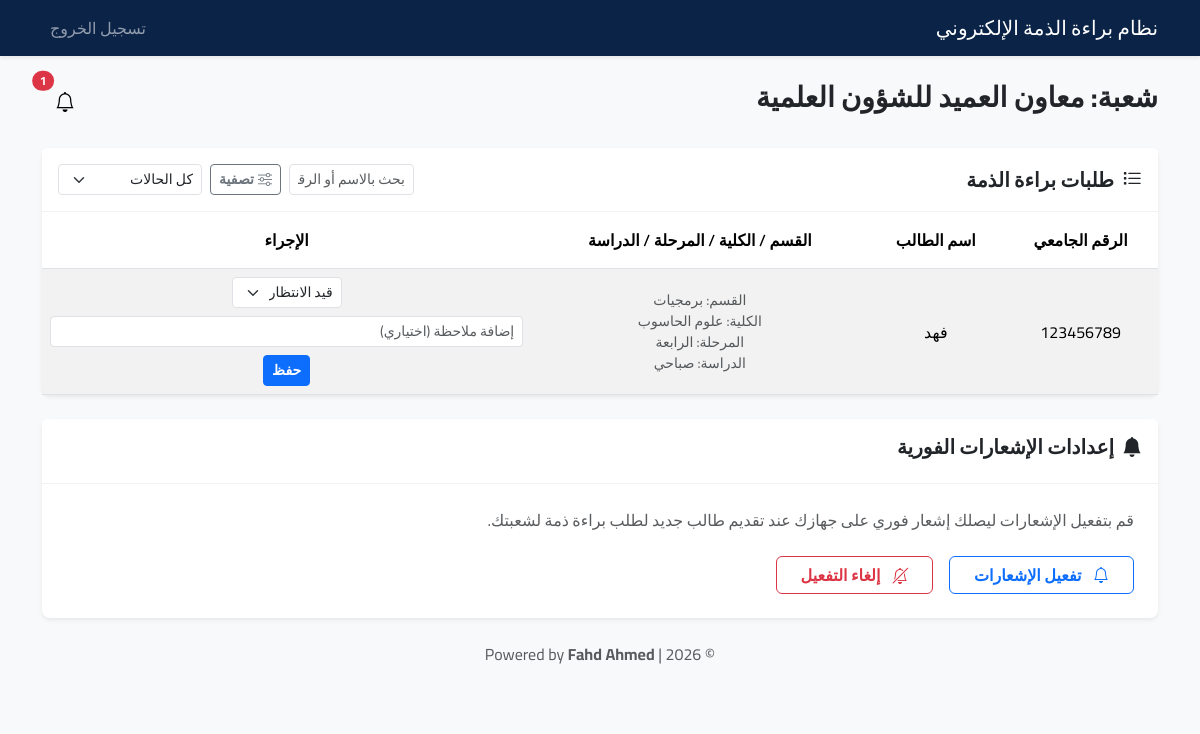
The app's page /section_head (signed in) with its own data.
### app/models.py (models this page shows, shortened)
class User(db.Model, UserMixin):
    id = db.Column(db.Integer, primary_key=True)
    university_id = db.Column(db.String(20), unique=True, nullable=True)  # الرقم الجامعي (خاص بالطلاب)
    username = db.Column(db.String(50), unique=True, nullable=True)       # اسم المستخدم (للموظفين والمدراء)
    email = db.Column(db.String(120), unique=True, nullable=True)         # البريد الإلكتروني
    password_hash = db.Column(db.String(255), nullable=False)             # كلمة المرور المشفرة
    role = db.Column(db.String(20), nullable=False)  # دور المستخدم: 'student', 'system_admin', 'section_head'
    full_name = db.Column(db.String(100), nullable=True) # الاسم الكامل (للعرض فقط)
    department = db.Column(db.String(100), nullable=True) # الشعبة (للموظفين والطلاب)
    college = db.Column(db.String(100), nullable=True)    # الكلية (للطلاب)
    stage = db.Column(db.String(50), nullable=True)       # المرحلة الدراسية (للطلاب)
    study_type = db.Column(db.String(50), nullable=True)  # نوع الدراسة: صباحي/مسائي (للطلاب)
    created_at = db.Column(db.DateTime, default=datetime.utcnow) # تاريخ إنشاء الحساب

class ClearanceStatus(db.Model):
    id = db.Column(db.Integer, primary_key=True)
    student_id = db.Column(db.Integer, db.ForeignKey('user.id'), nullable=False) # معرف الطالب
    department = db.Column(db.String(100), nullable=False)  # اسم الشعبة المعنية بالموافقة
    status = db.Column(db.String(20), default='pending')  # الحالة: pending (قيد الانتظار), approved (موافق), rejected (مرفوض)
    comment = db.Column(db.Text, nullable=True) # ملاحظات مسؤول الشعبة
    updated_at = db.Column(db.DateTime, default=datetime.utcnow) # تاريخ آخر تحديث
    student = db.relationship('User', backref='clearance_statuses')

### app/routes/__init__.py (the view)
@main_routes.route('/section_head')
@login_required
def section_head():
    if current_user.role != 'section_head':
        return redirect(url_for('main.login'))
    query = ClearanceStatus.query.filter_by(department=current_user.department)
    if current_user.college:
        query = query.join(User, ClearanceStatus.student_id == User.id).filter(User.college == current_user.college)
    records = query.all()
    form = UpdateStatusForm()
    return render_template(
        'section_head.html',
        records=records,
        form=form,
        vapid_public_key=current_app.config.get('VAPID_PUBLIC_KEY')
    )

### app/forms.py
class UpdateStatusForm(FlaskForm):
    status = StringField('الحالة الجديدة', validators=[DataRequired()])
    comment = StringField('ملاحظة', validators=[Length(max=200)])
    submit = SubmitField('تحديث الحالة')

### app/__init__.py (called while the page is built)
def format_local_time(utc_dt):
    if not utc_dt:
        return ""
    local_dt = utc_dt + timedelta(hours=3)
    return local_dt.strftime('%Y-%m-%d %H:%M')

def create_app():
    root = os.path.abspath(os.path.join(os.path.dirname(__file__), '..'))
    app = Flask(
        __name__,
        static_folder=os.path.join(root, 'static'),
        static_url_path=''
    )
    app.config.from_object('config')
    app.config['SECRET_KEY'] = '4a8a6021f1e313a3f4e1f7d2f9d7c8c8b6a3e1d1f2a3a1b5'
    app.config['SQLALCHEMY_DATABASE_URI'] = 'mysql+pymysql://root:@localhost/clearance_db'
    db.init_app(app)
    login_manager.init_app(app)
    csrf.init_app(app)  # تفعيل حماية CSRF
    mail.init_app(app)
    login_manager.login_view = 'main.login'
    @login_manager.user_loader
    def load_user(user_id):
        return User.query.get(int(user_id))
    app.register_blueprint(main_routes)
    app.jinja_env.filters['local_time'] = format_local_time
    @app.context_processor
    def inject_now():
        return {'now': datetime.utcnow()}
    return app

### app/templates/section_head.html (shortened to what this page needs)
{% extends "base.html" %}
{% block content %}
<div class="d-flex justify-content-between align-items-center mb-4">
    <h3>شعبة: {{ current_user.username }}</h3>
    <div class="d-flex align-items-center">
        <div class="dropdown d-inline-block ms-3">
            <button class="btn btn-light position-relative" type="button" id="notificationDropdown"
                data-bs-toggle="dropdown" aria-expanded="false">
                <i class="bi bi-bell fs-5"></i>
                {% set unread = current_user.notifications|selectattr('is_read','equalto',False)|list|length %}
                {% if unread > 0 %}
                <span
                    class="badge bg-danger rounded-pill position-absolute top-0 start-100 translate-middle notification-count">{{
                    unread }}</span>
                {% endif %}
            </button>
        </div>
    </div>
</div>
<div class="card mt-3 border-0 shadow-sm">
    <div class="card-header bg-white py-3">
        <div class="d-flex justify-content-between align-items-center flex-wrap gap-2">
            <h5 class="card-title mb-0 fw-bold">
                <i class="bi bi-list-task me-2"></i>طلبات براءة الذمة
            </h5>
            <div class="d-flex gap-2 align-items-center">
                <input type="text" id="record-search" class="form-control form-control-sm"
                    onkeyup="filterTable()" placeholder="بحث بالاسم أو الرقم الجامعي...">
                <button class="btn btn-sm btn-outline-secondary d-flex align-items-center gap-1"
                        type="button" data-bs-toggle="collapse" data-bs-target="#advanced-filters">
                    <i class="bi bi-sliders"></i> تصفية
                </button>
                <select id="status-filter" class="form-select form-select-sm" onchange="filterTable()">
                    <option value="">كل الحالات</option>
                </select>
            </div>
        </div>
    </div>
    <div class="card-body p-0">
        <div class="table-responsive">
            <table class="table table-striped align-middle text-center mb-0">
                <thead class="bg-light">
                    <tr>
                        <th class="py-3">الرقم الجامعي</th>
                        <th class="py-3">اسم الطالب</th>
                        <th class="py-3">القسم / الكلية / المرحلة / الدراسة</th>
                        <th class="py-3">الإجراء</th>
                    </tr>
                </thead>
                <tbody>
                    {% for record in records %}
                    <tr class="record-row"
                        data-status="{{ record.status }}"
                        data-college="{{ record.student.college or '' }}"
                        data-dept="{{ record.student.department or '' }}"
                        data-stage="{{ record.student.stage or '' }}"
                        data-study="{{ record.student.study_type or '' }}">
                        <td class="student-id">{{ record.student.university_id }}</td>
                        <td class="student-name">{{ record.student.full_name or record.student.username }}</td>
                        <td>
                            <small class="d-block text-muted">القسم: {{ record.student.department or '-' }}</small>
                            <small class="d-block text-muted">الكلية: {{ record.student.college or '-' }}</small>
                            <small class="d-block text-muted">المرحلة: {{ record.student.stage or '-' }}</small>
                            <small class="d-block text-muted">الدراسة: {{ record.student.study_type or '-' }}</small>
                        </td>
                        <td>
                            <form action="{{ url_for('main.update_status') }}" method="POST"
                                class="d-flex justify-content-center align-items-center flex-wrap gap-2">
                                <select name="status" id="status-{{ record.student_id }}"
                                    class="form-select form-select-sm w-auto" required aria-label="حالة الطلب">
                                    <option value="pending" {% if record.status=='pending' %}selected{% endif %}>قيد
                                        الانتظار</option>
                                </select>
                                <input type="text" name="comment" class="form-control form-control-sm min-width-150"
                                    placeholder="إضافة ملاحظة (اختياري)" value="{{ record.comment or '' }}">
                                <button type="submit" class="btn btn-sm btn-primary">حفظ</button>
                            </form>
                        </td>
                    </tr>
                    {% endfor %}
                </tbody>
            </table>
        </div>
    </div>
</div>
<div class="card mt-4 border-0 shadow-sm">
    <div class="card-header bg-white py-3">
        <h5 class="card-title fw-bold">
            <i class="bi bi-bell-fill me-2"></i>إعدادات الإشعارات الفورية
        </h5>
    </div>
    <div class="card-body p-4">
        <p class="text-muted mb-4">قم بتفعيل الإشعارات ليصلك إشعار فوري على جهازك عند تقديم طالب جديد لطلب براءة ذمة
            لشعبتك.</p>
        <div class="d-flex gap-3">
            <button id="enable-notifications" class="btn btn-outline-primary px-4"
                data-vapid-key="{{ vapid_public_key }}">
                <i class="bi bi-bell me-2"></i> تفعيل الإشعارات
            </button>
            <button id="disable-notifications" class="btn btn-outline-danger px-4">
                <i class="bi bi-bell-slash me-2"></i> إلغاء التفعيل
            </button>
        </div>
    </div>
</div>
{% endblock %}

### app/static/css/styles.css (style rules this page uses)
:root { --primary-color: #0d6efd; --secondary-color: #6c757d; --light-bg: #f8f9fa; --dark-text: #212529; --border-radius: 0.5rem; }
body { font-family: 'Cairo', sans-serif; background-color: var(--light-bg); color: var(--dark-text); }
.card { border: 1px solid rgba(0, 0, 0, .05); border-radius: var(--border-radius); box-shadow: 0 0.125rem 0.25rem rgba(0, 0, 0, 0.075); }
.card-header { background-color: white; border-bottom: 1px solid rgba(0, 0, 0, .05); font-weight: 600; }
h1, h2, h3, h4, h5, h6 { font-weight: 700; }
.btn { font-family: 'Cairo', sans-serif; font-weight: 600; }
.table th { font-weight: 600; }

### records on screen
User: username "معاون العميد للشؤون العلمية"
ClearanceStatus: student.university_id "123456789", student "فهد", student "برمجيات", student "علوم الحاسوب", student "الرابعة", student "صباحي", status "قيد الانتظار"

### other values on screen
{{ unread }} "1"
